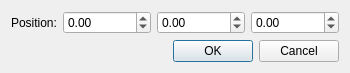
<?xml version="1.0" encoding="UTF-8"?>
<ui version="4.0">
 <class>Dialog</class>
 <widget class="QDialog" name="Dialog">
  <property name="geometry">
   <rect>
    <x>0</x>
    <y>0</y>
    <width>330</width>
    <height>71</height>
   </rect>
  </property>
  <property name="windowTitle">
   <string>Dialog</string>
  </property>
  <layout class="QVBoxLayout" name="verticalLayout">
   <item>
    <layout class="QFormLayout" name="formLayout">
     <item row="0" column="0">
      <widget class="QLabel" name="label">
       <property name="text">
        <string>Position:</string>
       </property>
      </widget>
     </item>
     <item row="0" column="1">
      <layout class="QHBoxLayout" name="horizontalLayout">
       <item>
        <widget class="QDoubleSpinBox" name="xPosSpin">
         <property name="minimum">
          <double>-1000000.000000000000000</double>
         </property>
         <property name="maximum">
          <double>1000000.000000000000000</double>
         </property>
        </widget>
       </item>
       <item>
        <widget class="QDoubleSpinBox" name="yPosSpin">
         <property name="minimum">
          <double>-1000000.000000000000000</double>
         </property>
         <property name="maximum">
          <double>1000000.000000000000000</double>
         </property>
        </widget>
       </item>
       <item>
        <widget class="QDoubleSpinBox" name="zPosSpin">
         <property name="minimum">
          <double>-1000000.000000000000000</double>
         </property>
         <property name="maximum">
          <double>1000000.000000000000000</double>
         </property>
        </widget>
       </item>
      </layout>
     </item>
    </layout>
   </item>
   <item>
    <widget class="QDialogButtonBox" name="buttonBox">
     <property name="orientation">
      <enum>Qt::Horizontal</enum>
     </property>
     <property name="standardButtons">
      <set>QDialogButtonBox::Cancel|QDialogButtonBox::Ok</set>
     </property>
    </widget>
   </item>
  </layout>
 </widget>
 <resources/>
 <connections>
  <connection>
   <sender>buttonBox</sender>
   <signal>accepted()</signal>
   <receiver>Dialog</receiver>
   <slot>accept()</slot>
   <hints>
    <hint type="sourcelabel">
     <x>248</x>
     <y>254</y>
    </hint>
    <hint type="destinationlabel">
     <x>157</x>
     <y>274</y>
    </hint>
   </hints>
  </connection>
  <connection>
   <sender>buttonBox</sender>
   <signal>rejected()</signal>
   <receiver>Dialog</receiver>
   <slot>reject()</slot>
   <hints>
    <hint type="sourcelabel">
     <x>316</x>
     <y>260</y>
    </hint>
    <hint type="destinationlabel">
     <x>286</x>
     <y>274</y>
    </hint>
   </hints>
  </connection>
 </connections>
</ui>
